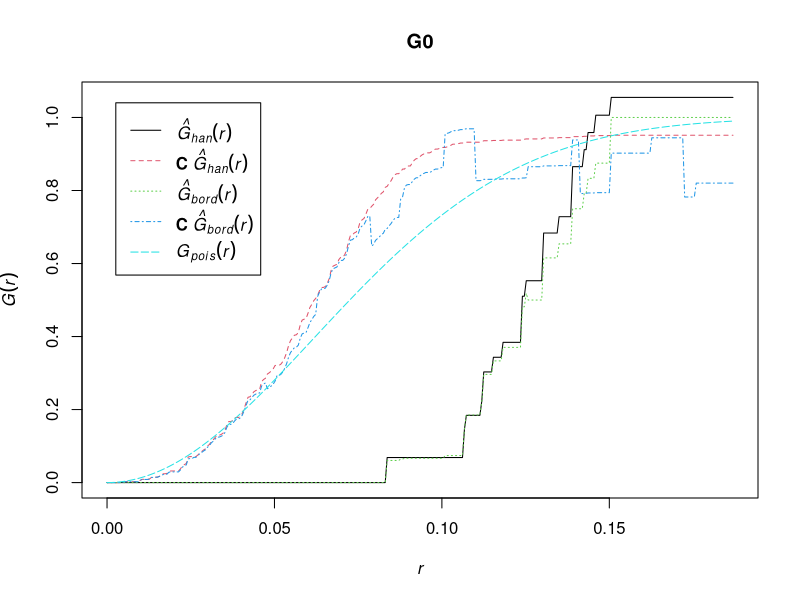
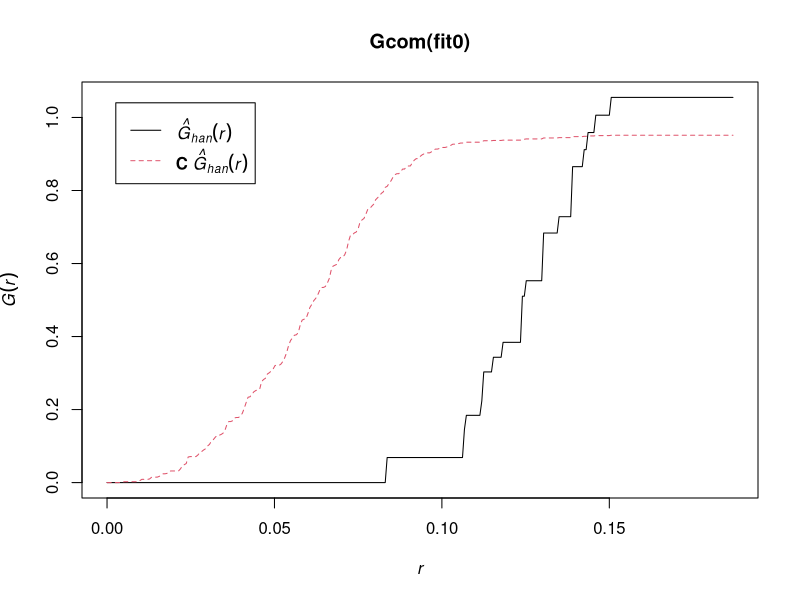
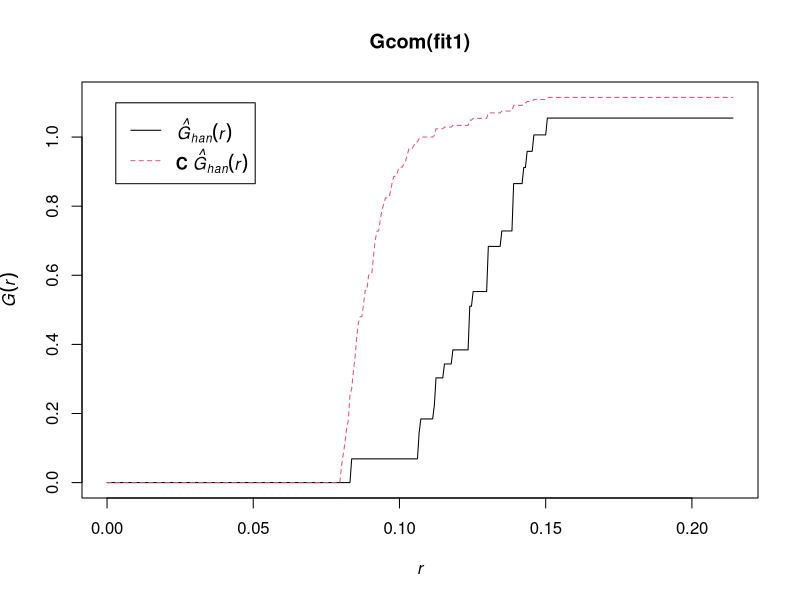
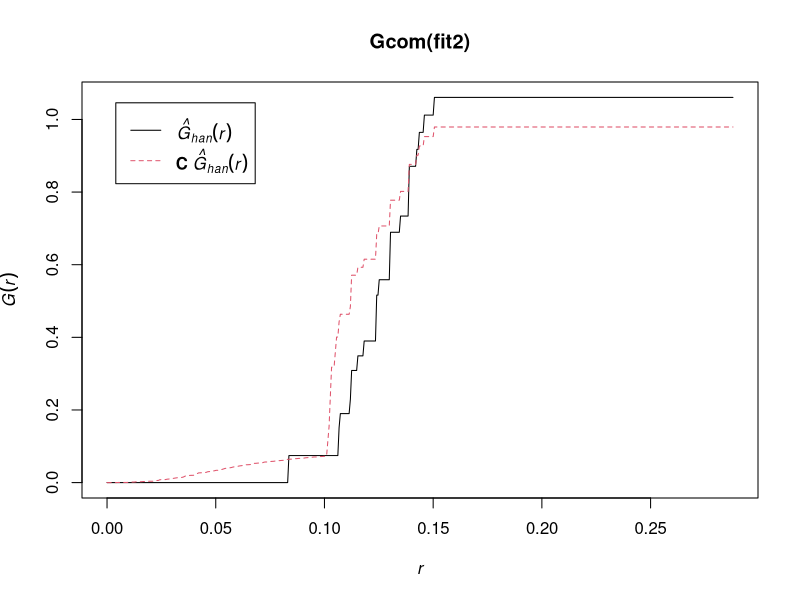
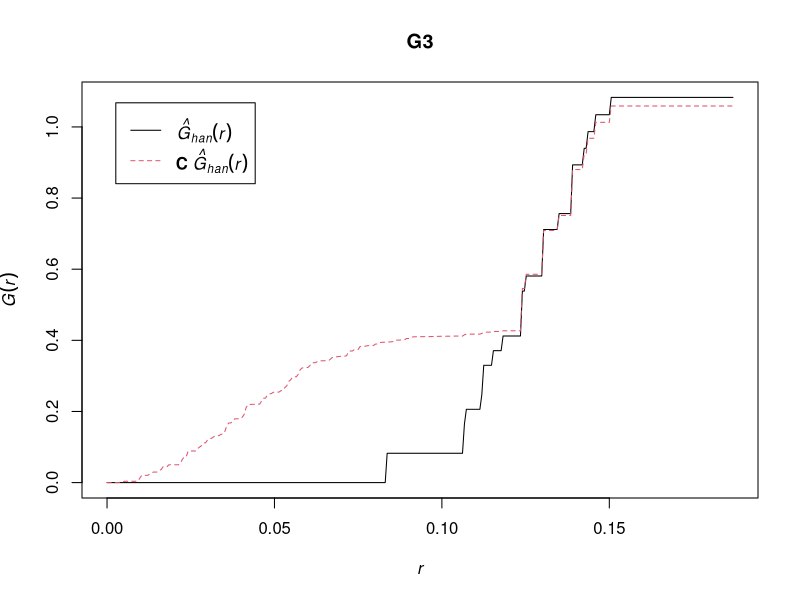

Write R code to recreate these figures, in order.
library(spatstat)


### Name: Gcom
### Title: Model Compensator of Nearest Neighbour Function
### Aliases: Gcom
### Keywords: spatial models

### ** Examples

    data(cells)
    fit0 <- ppm(cells, ~1) # uniform Poisson
    G0 <- Gcom(fit0)
    G0
    plot(G0)
# uniform Poisson is clearly not correct

# Hanisch estimates only
    plot(Gcom(fit0), cbind(han, hcom) ~ r)

    fit1 <- ppm(cells, ~1, Strauss(0.08))
    plot(Gcom(fit1), cbind(han, hcom) ~ r)

# Try adjusting interaction distance

    fit2 <- update(fit1, Strauss(0.10))
    plot(Gcom(fit2), cbind(han, hcom) ~ r)

    G3 <- Gcom(cells, interaction=Strauss(0.12))
    plot(G3, cbind(han, hcom) ~ r)
